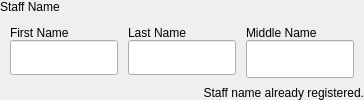
        <widget class="QWidget" name="StaffNameCon" native="true">
         <property name="sizePolicy">
          <sizepolicy hsizetype="Expanding" vsizetype="Maximum">
           <horstretch>0</horstretch>
           <verstretch>0</verstretch>
          </sizepolicy>
         </property>
         <layout class="QVBoxLayout" name="verticalLayout_6">
          <property name="spacing">
           <number>5</number>
          </property>
          <property name="leftMargin">
           <number>0</number>
          </property>
          <property name="topMargin">
           <number>0</number>
          </property>
          <property name="rightMargin">
           <number>0</number>
          </property>
          <property name="bottomMargin">
           <number>0</number>
          </property>
          <item alignment="Qt::AlignTop">
           <widget class="QLabel" name="Title_1">
            <property name="text">
             <string>Staff Name</string>
            </property>
           </widget>
          </item>
          <item alignment="Qt::AlignTop">
           <widget class="QWidget" name="upper" native="true">
            <layout class="QVBoxLayout" name="verticalLayout_9">
             <property name="spacing">
              <number>0</number>
             </property>
             <property name="leftMargin">
              <number>0</number>
             </property>
             <property name="topMargin">
              <number>0</number>
             </property>
             <property name="rightMargin">
              <number>0</number>
             </property>
             <property name="bottomMargin">
              <number>0</number>
             </property>
             <item alignment="Qt::AlignTop">
              <widget class="QWidget" name="widget_2" native="true">
               <property name="sizePolicy">
                <sizepolicy hsizetype="Preferred" vsizetype="Preferred">
                 <horstretch>0</horstretch>
                 <verstretch>0</verstretch>
                </sizepolicy>
               </property>
               <property name="minimumSize">
                <size>
                 <width>0</width>
                 <height>60</height>
                </size>
               </property>
               <property name="maximumSize">
                <size>
                 <width>16777215</width>
                 <height>60</height>
                </size>
               </property>
               <layout class="QHBoxLayout" name="horizontalLayout_4">
                <property name="spacing">
                 <number>10</number>
                </property>
                <property name="leftMargin">
                 <number>10</number>
                </property>
                <property name="topMargin">
                 <number>0</number>
                </property>
                <property name="rightMargin">
                 <number>0</number>
                </property>
                <property name="bottomMargin">
                 <number>0</number>
                </property>
                <item alignment="Qt::AlignTop">
                 <widget class="QWidget" name="widget_7" native="true">
                  <layout class="QVBoxLayout" name="verticalLayout_13">
                   <property name="spacing">
                    <number>0</number>
                   </property>
                   <property name="leftMargin">
                    <number>0</number>
                   </property>
                   <property name="topMargin">
                    <number>0</number>
                   </property>
                   <property name="rightMargin">
                    <number>0</number>
                   </property>
                   <property name="bottomMargin">
                    <number>0</number>
                   </property>
                   <item alignment="Qt::AlignTop">
                    <widget class="QLabel" name="label_5">
                     <property name="sizePolicy">
                      <sizepolicy hsizetype="Expanding" vsizetype="Preferred">
                       <horstretch>0</horstretch>
                       <verstretch>0</verstretch>
                      </sizepolicy>
                     </property>
                     <property name="text">
                      <string>First Name</string>
                     </property>
                    </widget>
                   </item>
                   <item>
                    <widget class="QLineEdit" name="Fname">
                     <property name="sizePolicy">
                      <sizepolicy hsizetype="Expanding" vsizetype="Fixed">
                       <horstretch>0</horstretch>
                       <verstretch>0</verstretch>
                      </sizepolicy>
                     </property>
                     <property name="minimumSize">
                      <size>
                       <width>0</width>
                       <height>35</height>
                      </size>
                     </property>
                     <property name="maximumSize">
                      <size>
                       <width>16777215</width>
                       <height>35</height>
                      </size>
                     </property>
                    </widget>
                   </item>
                  </layout>
                 </widget>
                </item>
                <item alignment="Qt::AlignTop">
                 <widget class="QWidget" name="widget_4" native="true">
                  <layout class="QVBoxLayout" name="verticalLayout_12">
                   <property name="spacing">
                    <number>0</number>
                   </property>
                   <property name="leftMargin">
                    <number>0</number>
                   </property>
                   <property name="topMargin">
                    <number>0</number>
                   </property>
                   <property name="rightMargin">
                    <number>0</number>
                   </property>
                   <property name="bottomMargin">
                    <number>0</number>
                   </property>
                   <item>
                    <widget class="QLabel" name="label_3">
                     <property name="text">
                      <string>Last Name</string>
                     </property>
                    </widget>
                   </item>
                   <item>
                    <widget class="QLineEdit" name="Lname">
                     <property name="sizePolicy">
                      <sizepolicy hsizetype="Expanding" vsizetype="Preferred">
                       <horstretch>0</horstretch>
                       <verstretch>0</verstretch>
                      </sizepolicy>
                     </property>
                     <property name="minimumSize">
                      <size>
                       <width>0</width>
                       <height>35</height>
                      </size>
                     </property>
                     <property name="maximumSize">
                      <size>
                       <width>16777215</width>
                       <height>35</height>
                      </size>
                     </property>
                    </widget>
                   </item>
                  </layout>
                 </widget>
                </item>
                <item>
                 <widget class="QWidget" name="widget_8" native="true">
                  <layout class="QVBoxLayout" name="verticalLayout_14">
                   <property name="spacing">
                    <number>0</number>
                   </property>
                   <property name="leftMargin">
                    <number>0</number>
                   </property>
                   <property name="topMargin">
                    <number>0</number>
                   </property>
                   <property name="rightMargin">
                    <number>0</number>
                   </property>
                   <property name="bottomMargin">
                    <number>8</number>
                   </property>
                   <item>
                    <widget class="QLabel" name="label_4">
                     <property name="sizePolicy">
                      <sizepolicy hsizetype="Preferred" vsizetype="Maximum">
                       <horstretch>0</horstretch>
                       <verstretch>0</verstretch>
                      </sizepolicy>
                     </property>
                     <property name="text">
                      <string>Middle Name</string>
                     </property>
                    </widget>
                   </item>
                   <item>
                    <widget class="QLineEdit" name="Mname">
                     <property name="sizePolicy">
                      <sizepolicy hsizetype="Expanding" vsizetype="Preferred">
                       <horstretch>0</horstretch>
                       <verstretch>0</verstretch>
                      </sizepolicy>
                     </property>
                    </widget>
                   </item>
                  </layout>
                 </widget>
                </item>
                <item alignment="Qt::AlignTop">
                 <widget class="QWidget" name="widget_5" native="true">
                  <layout class="QVBoxLayout" name="verticalLayout_11">
                   <property name="spacing">
                    <number>0</number>
                   </property>
                   <property name="leftMargin">
                    <number>0</number>
                   </property>
                   <property name="topMargin">
                    <number>0</number>
                   </property>
                   <property name="rightMargin">
                    <number>0</number>
                   </property>
                   <property name="bottomMargin">
                    <number>0</number>
                   </property>
                  </layout>
                 </widget>
                </item>
               </layout>
              </widget>
             </item>
             <item>
              <widget class="QWidget" name="widget_3" native="true">
               <layout class="QVBoxLayout" name="verticalLayout_10">
                <property name="spacing">
                 <number>0</number>
                </property>
                <property name="leftMargin">
                 <number>0</number>
                </property>
                <property name="topMargin">
                 <number>0</number>
                </property>
                <property name="rightMargin">
                 <number>0</number>
                </property>
                <property name="bottomMargin">
                 <number>0</number>
                </property>
                <item>
                 <widget class="QLabel" name="Indicator">
                  <property name="sizePolicy">
                   <sizepolicy hsizetype="Expanding" vsizetype="Expanding">
                    <horstretch>0</horstretch>
                    <verstretch>0</verstretch>
                   </sizepolicy>
                  </property>
                  <property name="text">
                   <string>Staff name already registered.</string>
                  </property>
                  <property name="alignment">
                   <set>Qt::AlignRight|Qt::AlignTrailing|Qt::AlignVCenter</set>
                  </property>
                 </widget>
                </item>
               </layout>
              </widget>
             </item>
            </layout>
           </widget>
          </item>
         </layout>
        </widget>
